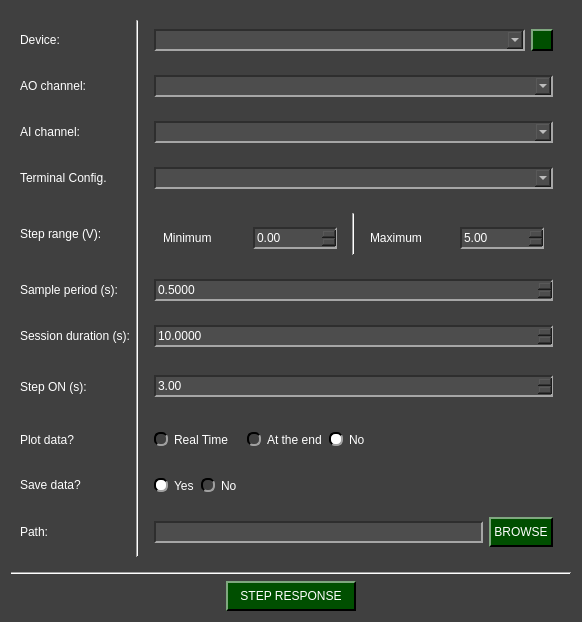
<?xml version="1.0" encoding="UTF-8"?>
<ui version="4.0">
 <class>NIDAQ_StepResponse_W</class>
 <widget class="QWidget" name="NIDAQ_StepResponse_W">
  <property name="geometry">
   <rect>
    <x>0</x>
    <y>0</y>
    <width>582</width>
    <height>622</height>
   </rect>
  </property>
  <property name="windowTitle">
   <string>Form</string>
  </property>
  <property name="styleSheet">
   <string notr="true">QComboBox QAbstractItemView {
    background-color: rgb(77, 77, 77);
}

QComboBox QAbstractItemView::item:focus{
    background-color: rgb(140, 140, 140);
}

QDoubleSpinBox{
	background-color: rgb(77, 77, 77);
	
	border-top: 1.5px solid rgb(46, 46, 46);
	border-left: 1.5px solid rgb(46, 46, 46);

	border-bottom: 1.5px solid rgb(166, 166, 166);
	border-right: 1.5px solid rgb(166, 166, 166);
}

QDoubleSpinBox::up-button{
    image: url(:/imgs/imgs/drop_up_arrow.png);
	width: 11px;

	background-color: rgb(0, 79, 0);
	border-top: 1.5px solid rgb(127, 167, 127);
	border-left: 1.5px solid rgb(127, 167, 127);

	border-bottom: 1.5px solid rgb(0, 0, 0);
	border-right: 1.5px solid rgb(0, 0, 0);
}

QDoubleSpinBox::up-button:pressed{
	border: 2px solid rgb(255, 255, 255);
}

QDoubleSpinBox::up-button:hover{
	background-color: rgb(0, 50, 0);
}

QDoubleSpinBox::down-button{
    image: url(:/imgs/imgs/drop_down_arrow.png);
	width: 11px;

	background-color: rgb(0, 79, 0);
	border-top: 1.5px solid rgb(127, 167, 127);
	border-left: 1.5px solid rgb(127, 167, 127);

	border-bottom: 1.5px solid rgb(0, 0, 0);
	border-right: 1.5px solid rgb(0, 0, 0);
}

QDoubleSpinBox::down-button:pressed{
	border: 2px solid rgb(255, 255, 255);
}

QDoubleSpinBox::down-button:hover{
	background-color: rgb(0, 50, 0);
}

QWidget#NIDAQ_StepResponse_W{
	background-color: rgb(64, 64, 64);
}

QWidget{
	color: rgb(255, 255, 255);
}

QComboBox{
	background-color: rgb(77, 77, 77);
	
	border-top: 1.5px solid rgb(46, 46, 46);
	border-left: 1.5px solid rgb(46, 46, 46);

	border-bottom: 1.5px solid rgb(166, 166, 166);
	border-right: 1.5px solid rgb(166, 166, 166);
}


QComboBox::drop-down{
	image: url(:/imgs/imgs/drop_down_arrow.png);
	width: 11px;

	background-color: rgb(0, 79, 0);
	border-top: 2px solid rgb(127, 167, 127);
	border-left: 2px solid rgb(127, 167, 127);

	border-bottom: 2px solid rgb(0, 0, 0);
	border-right: 2px solid rgb(0, 0, 0);
}

QComboBox::drop-down:hover{
	background-color: rgb(0, 50, 0);
}

QComboBox::drop-down:pressed{
	border: 2px solid rgb(255, 255, 255);
}

QPushButton{
	background-color: rgb(0, 79, 0);

	border-top: 1.5px solid rgb(127, 167, 127);
	border-left: 1.5px solid rgb(127, 167, 127);

	border-bottom: 1.5px solid rgb(0, 0, 0);
	border-right: 1.5px solid rgb(0, 0, 0);

	
	font: 12pt &quot;Helvetica&quot;;
	text-align:center;
}

QWidget{
	font: 12pt &quot;Helvetica&quot;;
}

QPushButton:hover{
	background-color: rgb(0, 50, 0);
}

QPushButton:pressed{
	border: 2px solid rgb(255, 255, 255);
}

QLineEdit{
	background-color: rgb(77, 77, 77);
	border-top: 1.5px solid rgb(46, 46, 46);
	border-left: 1.5px solid rgb(46, 46, 46);

	border-bottom: 1.5px solid rgb(166, 166, 166);
	border-right: 1.5px solid rgb(166, 166, 166);
}

QRadioButton::indicator{
	border-radius: 6px;
	border-top: 1.5px solid rgb(0, 0, 0);
	border-left: 1.5px solid rgb(0, 0, 0);

	border-bottom: 1.5px solid rgb(160, 160, 160);
	border-right: 1.5px solid rgb(160, 160, 160);
}

QRadioButton::indicator::checked{
	background-color: white;
}

QRadioButton::indicator::unchecked:hover{
	background-color: #9F9F9F;
}

QRadioButton::indicator::pressed{
	border: 1.5px solid #505050
}

QPushButton#reload_devices{
	image: url(:/imgs/imgs/reload.png);
	width: 11px;
	background-color: rgb(0, 79, 0);

	border-top: 1.5px solid rgb(127, 167, 127);
	border-left: 1.5px solid rgb(127, 167, 127);

	border-bottom: 1.5px solid rgb(0, 0, 0);
	border-right: 1.5px solid rgb(0, 0, 0);

	
	font: 12pt &quot;Helvetica&quot;;
	text-align:center;
}

QPushButton#reload_devices:hover{
	background-color: rgb(0, 50, 0);
}

QPushButton#reload_devices:pressed{
	border: 2px solid rgb(255, 255, 255);
}</string>
  </property>
  <layout class="QGridLayout" name="gridLayout_12">
   <item row="0" column="0">
    <widget class="QWidget" name="widget" native="true">
     <layout class="QGridLayout" name="gridLayout">
      <item row="1" column="0">
       <widget class="QLabel" name="label_2">
        <property name="minimumSize">
         <size>
          <width>0</width>
          <height>30</height>
         </size>
        </property>
        <property name="maximumSize">
         <size>
          <width>16777215</width>
          <height>30</height>
         </size>
        </property>
        <property name="text">
         <string>AO channel:</string>
        </property>
       </widget>
      </item>
      <item row="0" column="3">
       <widget class="QWidget" name="widget_2" native="true">
        <layout class="QGridLayout" name="gridLayout_3">
         <item row="0" column="0">
          <widget class="QComboBox" name="device_combo">
           <property name="minimumSize">
            <size>
             <width>0</width>
             <height>22</height>
            </size>
           </property>
           <property name="maximumSize">
            <size>
             <width>16777215</width>
             <height>22</height>
            </size>
           </property>
          </widget>
         </item>
         <item row="0" column="1">
          <widget class="QPushButton" name="reload_devices">
           <property name="minimumSize">
            <size>
             <width>22</width>
             <height>22</height>
            </size>
           </property>
           <property name="maximumSize">
            <size>
             <width>22</width>
             <height>22</height>
            </size>
           </property>
           <property name="text">
            <string/>
           </property>
          </widget>
         </item>
        </layout>
       </widget>
      </item>
      <item row="1" column="3">
       <widget class="QWidget" name="widget_3" native="true">
        <layout class="QGridLayout" name="gridLayout_4">
         <item row="0" column="0">
          <widget class="QComboBox" name="ao_channel_combo">
           <property name="minimumSize">
            <size>
             <width>0</width>
             <height>22</height>
            </size>
           </property>
           <property name="maximumSize">
            <size>
             <width>16777215</width>
             <height>22</height>
            </size>
           </property>
          </widget>
         </item>
        </layout>
       </widget>
      </item>
      <item row="2" column="3">
       <widget class="QWidget" name="widget_10" native="true">
        <layout class="QGridLayout" name="gridLayout_2">
         <item row="0" column="0">
          <widget class="QComboBox" name="ai_channel_combo">
           <property name="minimumSize">
            <size>
             <width>0</width>
             <height>22</height>
            </size>
           </property>
           <property name="maximumSize">
            <size>
             <width>16777215</width>
             <height>22</height>
            </size>
           </property>
          </widget>
         </item>
        </layout>
       </widget>
      </item>
      <item row="4" column="0">
       <widget class="QLabel" name="label_10">
        <property name="text">
         <string>Step range (V):</string>
        </property>
       </widget>
      </item>
      <item row="0" column="2" rowspan="11">
       <widget class="Line" name="line">
        <property name="orientation">
         <enum>Qt::Orientation::Vertical</enum>
        </property>
       </widget>
      </item>
      <item row="6" column="0">
       <widget class="QLabel" name="label_5">
        <property name="minimumSize">
         <size>
          <width>0</width>
          <height>30</height>
         </size>
        </property>
        <property name="maximumSize">
         <size>
          <width>16777215</width>
          <height>30</height>
         </size>
        </property>
        <property name="text">
         <string>Session duration (s):</string>
        </property>
       </widget>
      </item>
      <item row="10" column="0" alignment="Qt::AlignmentFlag::AlignVCenter">
       <widget class="QLabel" name="label_8">
        <property name="minimumSize">
         <size>
          <width>0</width>
          <height>30</height>
         </size>
        </property>
        <property name="maximumSize">
         <size>
          <width>16777215</width>
          <height>30</height>
         </size>
        </property>
        <property name="text">
         <string>Path:</string>
        </property>
       </widget>
      </item>
      <item row="9" column="3" alignment="Qt::AlignmentFlag::AlignLeft">
       <widget class="QWidget" name="widget_8" native="true">
        <layout class="QHBoxLayout" name="horizontalLayout_2">
         <item>
          <widget class="QRadioButton" name="yes_save_radio">
           <property name="text">
            <string>Yes</string>
           </property>
           <property name="checked">
            <bool>true</bool>
           </property>
           <attribute name="buttonGroup">
            <string notr="true">save_radio_group</string>
           </attribute>
          </widget>
         </item>
         <item>
          <widget class="QRadioButton" name="no_save_radio">
           <property name="text">
            <string>No</string>
           </property>
           <attribute name="buttonGroup">
            <string notr="true">save_radio_group</string>
           </attribute>
          </widget>
         </item>
        </layout>
       </widget>
      </item>
      <item row="2" column="0">
       <widget class="QLabel" name="label_9">
        <property name="minimumSize">
         <size>
          <width>0</width>
          <height>30</height>
         </size>
        </property>
        <property name="maximumSize">
         <size>
          <width>16777215</width>
          <height>30</height>
         </size>
        </property>
        <property name="text">
         <string>AI channel:</string>
        </property>
       </widget>
      </item>
      <item row="8" column="0">
       <widget class="QLabel" name="label_6">
        <property name="minimumSize">
         <size>
          <width>0</width>
          <height>30</height>
         </size>
        </property>
        <property name="maximumSize">
         <size>
          <width>16777215</width>
          <height>30</height>
         </size>
        </property>
        <property name="text">
         <string>Plot data?</string>
        </property>
       </widget>
      </item>
      <item row="8" column="3" alignment="Qt::AlignmentFlag::AlignLeft">
       <widget class="QWidget" name="widget_7" native="true">
        <layout class="QHBoxLayout" name="horizontalLayout">
         <item>
          <widget class="QRadioButton" name="yes_rt_plot_radio">
           <property name="text">
            <string>Real Time</string>
           </property>
           <property name="checked">
            <bool>false</bool>
           </property>
           <attribute name="buttonGroup">
            <string notr="true">plot_radio_group</string>
           </attribute>
          </widget>
         </item>
         <item>
          <widget class="QLabel" name="label_warning">
           <property name="toolTip">
            <string>&lt;html&gt;&lt;head/&gt;&lt;body&gt;&lt;p&gt;&lt;span style=&quot; font-size:16pt;&quot;&gt;Selecting Real Time may reduce your acquisition performance if you need to collect data at high frequencies ( sample period &amp;lt; 0.05 s ). We suggest plotting at the end of the acquisition if you don't want to be affected.&lt;/span&gt;&lt;/p&gt;&lt;/body&gt;&lt;/html&gt;</string>
           </property>
           <property name="text">
            <string>&lt;html&gt;&lt;head/&gt;&lt;body&gt;&lt;p&gt;&lt;img src=&quot;:/imgs/imgs/Warning_logo.png&quot;/&gt;&lt;/p&gt;&lt;/body&gt;&lt;/html&gt;</string>
           </property>
          </widget>
         </item>
         <item>
          <widget class="QLabel" name="label_14">
           <property name="text">
            <string>&lt;html&gt;&lt;head/&gt;&lt;body&gt;&lt;p&gt;&lt;br/&gt;&lt;/p&gt;&lt;/body&gt;&lt;/html&gt;</string>
           </property>
          </widget>
         </item>
         <item>
          <widget class="QRadioButton" name="yes_ate_plot_radio">
           <property name="text">
            <string>At the end</string>
           </property>
           <attribute name="buttonGroup">
            <string notr="true">plot_radio_group</string>
           </attribute>
          </widget>
         </item>
         <item>
          <widget class="QRadioButton" name="no_plot_radio">
           <property name="text">
            <string>No</string>
           </property>
           <property name="checked">
            <bool>true</bool>
           </property>
           <attribute name="buttonGroup">
            <string notr="true">plot_radio_group</string>
           </attribute>
          </widget>
         </item>
        </layout>
       </widget>
      </item>
      <item row="4" column="3">
       <widget class="QWidget" name="widget_11" native="true">
        <property name="minimumSize">
         <size>
          <width>0</width>
          <height>60</height>
         </size>
        </property>
        <property name="maximumSize">
         <size>
          <width>16777215</width>
          <height>60</height>
         </size>
        </property>
        <layout class="QGridLayout" name="gridLayout_10">
         <property name="leftMargin">
          <number>9</number>
         </property>
         <item row="0" column="2">
          <widget class="QWidget" name="widget_13" native="true">
           <property name="minimumSize">
            <size>
             <width>0</width>
             <height>50</height>
            </size>
           </property>
           <property name="maximumSize">
            <size>
             <width>16777215</width>
             <height>50</height>
            </size>
           </property>
           <layout class="QGridLayout" name="gridLayout_9">
            <item row="0" column="0">
             <widget class="QLabel" name="label_12">
              <property name="text">
               <string>Maximum</string>
              </property>
             </widget>
            </item>
            <item row="0" column="1">
             <widget class="QDoubleSpinBox" name="step_range_max_in">
              <property name="minimumSize">
               <size>
                <width>0</width>
                <height>22</height>
               </size>
              </property>
              <property name="maximumSize">
               <size>
                <width>16777215</width>
                <height>22</height>
               </size>
              </property>
              <property name="stepType">
               <enum>QAbstractSpinBox::StepType::AdaptiveDecimalStepType</enum>
              </property>
              <property name="value">
               <double>5.000000000000000</double>
              </property>
             </widget>
            </item>
           </layout>
          </widget>
         </item>
         <item row="0" column="0">
          <widget class="QWidget" name="widget_12" native="true">
           <property name="minimumSize">
            <size>
             <width>0</width>
             <height>50</height>
            </size>
           </property>
           <property name="maximumSize">
            <size>
             <width>16777215</width>
             <height>50</height>
            </size>
           </property>
           <layout class="QGridLayout" name="gridLayout_8">
            <item row="0" column="0">
             <widget class="QLabel" name="label_11">
              <property name="text">
               <string>Minimum</string>
              </property>
             </widget>
            </item>
            <item row="0" column="1">
             <widget class="QDoubleSpinBox" name="step_range_min_in">
              <property name="minimumSize">
               <size>
                <width>0</width>
                <height>22</height>
               </size>
              </property>
              <property name="maximumSize">
               <size>
                <width>16777215</width>
                <height>22</height>
               </size>
              </property>
              <property name="singleStep">
               <double>0.500000000000000</double>
              </property>
              <property name="stepType">
               <enum>QAbstractSpinBox::StepType::AdaptiveDecimalStepType</enum>
              </property>
             </widget>
            </item>
           </layout>
          </widget>
         </item>
         <item row="0" column="1">
          <widget class="Line" name="line_2">
           <property name="orientation">
            <enum>Qt::Orientation::Vertical</enum>
           </property>
          </widget>
         </item>
        </layout>
       </widget>
      </item>
      <item row="5" column="0">
       <widget class="QLabel" name="label_4">
        <property name="minimumSize">
         <size>
          <width>0</width>
          <height>30</height>
         </size>
        </property>
        <property name="maximumSize">
         <size>
          <width>16777215</width>
          <height>30</height>
         </size>
        </property>
        <property name="text">
         <string>Sample period (s):</string>
        </property>
       </widget>
      </item>
      <item row="3" column="0">
       <widget class="QLabel" name="label_3">
        <property name="minimumSize">
         <size>
          <width>0</width>
          <height>30</height>
         </size>
        </property>
        <property name="maximumSize">
         <size>
          <width>16777215</width>
          <height>30</height>
         </size>
        </property>
        <property name="text">
         <string>Terminal Config.</string>
        </property>
       </widget>
      </item>
      <item row="3" column="3">
       <widget class="QWidget" name="widget_4" native="true">
        <layout class="QGridLayout" name="gridLayout_5">
         <item row="0" column="0">
          <widget class="QComboBox" name="terminal_config_combo">
           <property name="minimumSize">
            <size>
             <width>0</width>
             <height>22</height>
            </size>
           </property>
           <property name="maximumSize">
            <size>
             <width>16777215</width>
             <height>22</height>
            </size>
           </property>
          </widget>
         </item>
        </layout>
       </widget>
      </item>
      <item row="10" column="3">
       <widget class="QWidget" name="widget_9" native="true">
        <layout class="QHBoxLayout" name="horizontalLayout_3">
         <item alignment="Qt::AlignmentFlag::AlignVCenter">
          <widget class="QLineEdit" name="path_line_edit">
           <property name="minimumSize">
            <size>
             <width>0</width>
             <height>22</height>
            </size>
           </property>
           <property name="maximumSize">
            <size>
             <width>16777215</width>
             <height>22</height>
            </size>
           </property>
          </widget>
         </item>
         <item alignment="Qt::AlignmentFlag::AlignVCenter">
          <widget class="QPushButton" name="path_folder_browse">
           <property name="minimumSize">
            <size>
             <width>0</width>
             <height>30</height>
            </size>
           </property>
           <property name="maximumSize">
            <size>
             <width>16777215</width>
             <height>30</height>
            </size>
           </property>
           <property name="text">
            <string> BROWSE </string>
           </property>
          </widget>
         </item>
        </layout>
       </widget>
      </item>
      <item row="0" column="0">
       <widget class="QLabel" name="label">
        <property name="minimumSize">
         <size>
          <width>0</width>
          <height>30</height>
         </size>
        </property>
        <property name="maximumSize">
         <size>
          <width>16777215</width>
          <height>30</height>
         </size>
        </property>
        <property name="text">
         <string>Device:</string>
        </property>
       </widget>
      </item>
      <item row="5" column="3">
       <widget class="QWidget" name="widget_5" native="true">
        <layout class="QGridLayout" name="gridLayout_6">
         <item row="0" column="0">
          <widget class="QDoubleSpinBox" name="Ts_in">
           <property name="minimumSize">
            <size>
             <width>0</width>
             <height>22</height>
            </size>
           </property>
           <property name="maximumSize">
            <size>
             <width>16777215</width>
             <height>22</height>
            </size>
           </property>
           <property name="decimals">
            <number>4</number>
           </property>
           <property name="maximum">
            <double>999.990000000000009</double>
           </property>
           <property name="singleStep">
            <double>0.010000000000000</double>
           </property>
           <property name="stepType">
            <enum>QAbstractSpinBox::StepType::AdaptiveDecimalStepType</enum>
           </property>
           <property name="value">
            <double>0.500000000000000</double>
           </property>
          </widget>
         </item>
        </layout>
       </widget>
      </item>
      <item row="9" column="0">
       <widget class="QLabel" name="label_7">
        <property name="minimumSize">
         <size>
          <width>0</width>
          <height>30</height>
         </size>
        </property>
        <property name="maximumSize">
         <size>
          <width>16777215</width>
          <height>30</height>
         </size>
        </property>
        <property name="text">
         <string>Save data?</string>
        </property>
       </widget>
      </item>
      <item row="6" column="3">
       <widget class="QWidget" name="widget_6" native="true">
        <layout class="QGridLayout" name="gridLayout_7">
         <item row="0" column="0">
          <widget class="QDoubleSpinBox" name="sesh_dur_in">
           <property name="minimumSize">
            <size>
             <width>0</width>
             <height>22</height>
            </size>
           </property>
           <property name="maximumSize">
            <size>
             <width>16777215</width>
             <height>22</height>
            </size>
           </property>
           <property name="decimals">
            <number>4</number>
           </property>
           <property name="maximum">
            <double>86400.990000000005239</double>
           </property>
           <property name="singleStep">
            <double>0.010000000000000</double>
           </property>
           <property name="stepType">
            <enum>QAbstractSpinBox::StepType::AdaptiveDecimalStepType</enum>
           </property>
           <property name="value">
            <double>10.000000000000000</double>
           </property>
          </widget>
         </item>
        </layout>
       </widget>
      </item>
      <item row="7" column="0">
       <widget class="QLabel" name="label_13">
        <property name="text">
         <string>Step ON (s):</string>
        </property>
       </widget>
      </item>
      <item row="7" column="3">
       <widget class="QWidget" name="widget_14" native="true">
        <layout class="QGridLayout" name="gridLayout_11">
         <item row="0" column="0">
          <widget class="QDoubleSpinBox" name="step_on_s_in">
           <property name="minimumSize">
            <size>
             <width>0</width>
             <height>22</height>
            </size>
           </property>
           <property name="maximumSize">
            <size>
             <width>16777215</width>
             <height>22</height>
            </size>
           </property>
           <property name="maximum">
            <double>999.990000000000009</double>
           </property>
           <property name="singleStep">
            <double>0.010000000000000</double>
           </property>
           <property name="stepType">
            <enum>QAbstractSpinBox::StepType::AdaptiveDecimalStepType</enum>
           </property>
           <property name="value">
            <double>3.000000000000000</double>
           </property>
          </widget>
         </item>
        </layout>
       </widget>
      </item>
     </layout>
    </widget>
   </item>
   <item row="1" column="0">
    <widget class="Line" name="line_3">
     <property name="orientation">
      <enum>Qt::Orientation::Horizontal</enum>
     </property>
    </widget>
   </item>
   <item row="2" column="0" alignment="Qt::AlignmentFlag::AlignHCenter">
    <widget class="QPushButton" name="start_step_response">
     <property name="minimumSize">
      <size>
       <width>130</width>
       <height>30</height>
      </size>
     </property>
     <property name="maximumSize">
      <size>
       <width>130</width>
       <height>30</height>
      </size>
     </property>
     <property name="text">
      <string>STEP RESPONSE</string>
     </property>
    </widget>
   </item>
  </layout>
 </widget>
 <resources>
  <include location="resources_1.qrc"/>
 </resources>
 <connections/>
 <buttongroups>
  <buttongroup name="save_radio_group"/>
  <buttongroup name="plot_radio_group"/>
 </buttongroups>
</ui>
